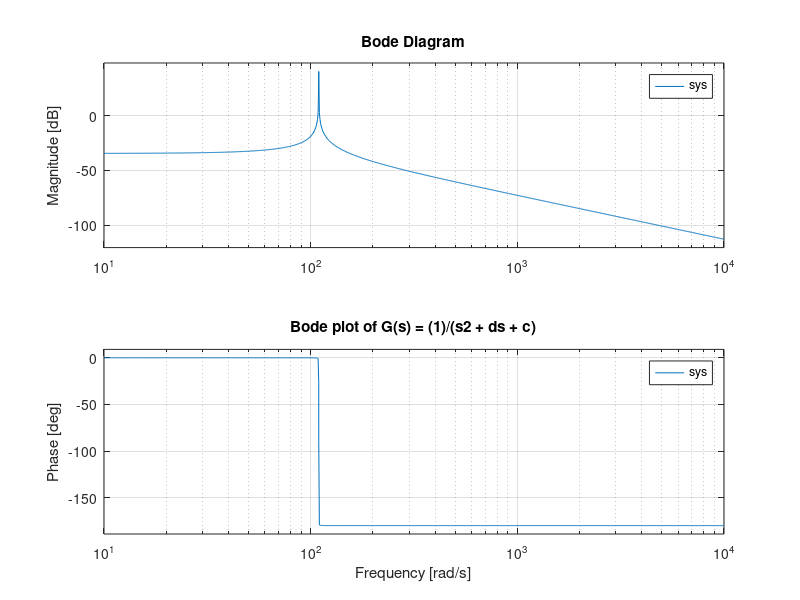

Reproduce this figure in MATLAB.
E = 210e9;
G = 69e9;


L = 0.05;
W = 0.075;
H = 0.1;
L2 = H/2;

thicknessRb = 1e-2;

Wl = 0.07;
t = 0.00015;
Wf = 0.06;

W_fold = W - Wf/2;
W_start = 0.01;
d = W_fold - W_start;

I_leafspring = (t^2+L^2)*(t*L)/12;
I_foldedleafspring_bending = (t^2+L2^2)*(t*L2)/12;
I_foldedleafspring_torque = (t^2+Wl^2)*(t*Wl)/12;


Density_leafSprings = 7800;
Density_platform = 7800;

Area_platform = H*W*thicknessRb;
Area_l = L*t*Wl;
Area_f = t*(L+L2)*Wf;

M_l1 = Density_leafSprings*Area_l;
M_fl2 = Density_leafSprings*Area_f;
M_platform = Area_platform*Density_platform;
M_cam = 2;
Meq = M_cam + M_l1/3 + M_fl2/3 + M_platform;


d_air = 0.05;


stiffness_l1 = 3*E*I_leafspring/L;
stiffness_f1 = 3*E*I_foldedleafspring_bending/L2;
stiffness_f2 = 3*E*I_leafspring/(Wf/2);

cl1 = stiffness_l1 * L^2;
cf1 = stiffness_f1 * L2^2;
cf2 = stiffness_f2 * Wf^2/2; %it's over 2 and not over 4 cause it's multiplied by 2
%cause it will torque twice from both sides (assumption) 
%it'll make sense if I show it

%c_eq
ceq = cl1/3+cf1/3+cf2/3; %cause they're fixed to the fixed world

%d_eq
deq = (d_air*(L^2 + Wf^2/2 + L2^2))/4;

%equivalent inertia final
Jeq = Meq*(t^2+W^2)/12 + Meq*d^2;

num = 1;
denum = [Jeq, deq, ceq];

sys = tf(num, denum);

bode(sys);
grid on;
title('Bode plot of G(s) = (1)/(s2 + ds + c)');
